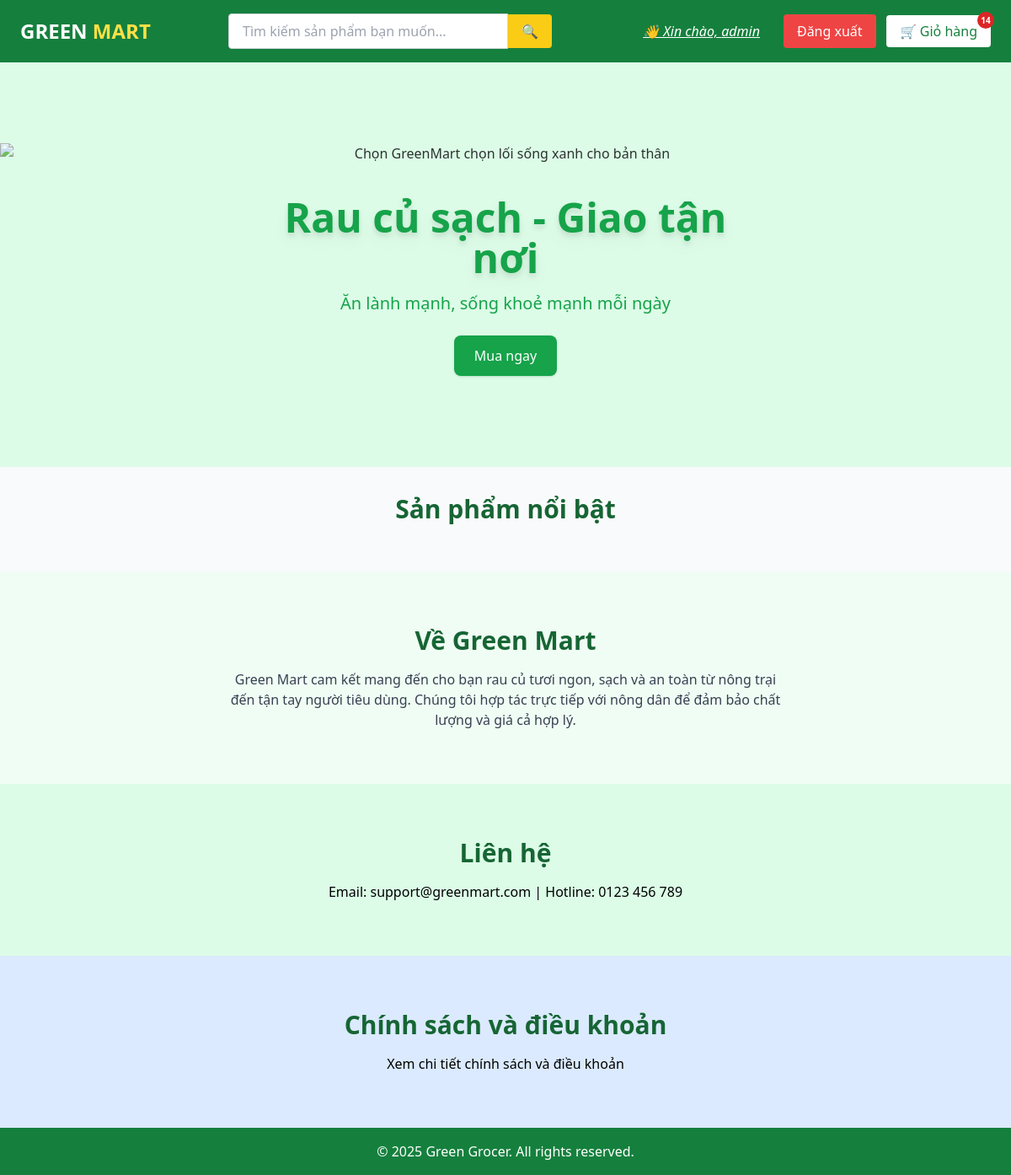
The app's page / (signed in), older data.
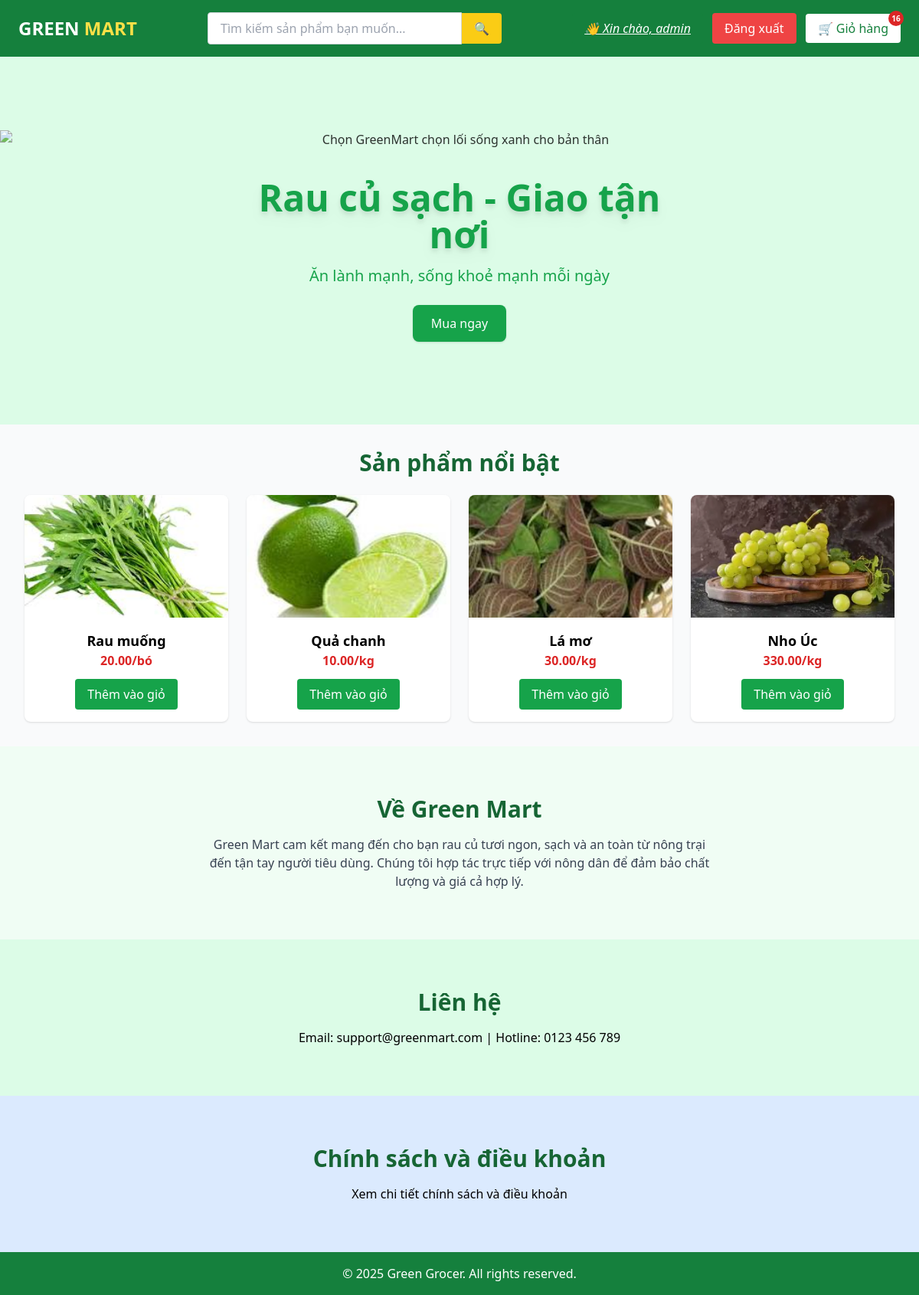
The same page, newer data.
### app/models.py (models this page shows, shortened)
class Product(models.Model):
    UNIT_CHOICES = [
        ("kg", "Kilogram"),
        ("gr", "Gram"),
        ("bó", "Bó"),
        ("túi", "Túi"),
        ("quả", "Quả"),
    ]
    STATUS_CHOICES = [
        ("available", "Còn hàng"),
        ("out_of_stock", "Hết hàng"),
        ("hidden", "Ẩn"),
    ]
    name = models.CharField(max_length=200)
    slug = models.SlugField(max_length=200, unique=True, blank = True)
    category = models.ForeignKey(Category, on_delete=models.CASCADE, related_name="products")
    description = models.TextField(blank=True, null=True)
    price = models.DecimalField(max_digits=10, decimal_places=2)
    unit = models.CharField(max_length=20, choices=UNIT_CHOICES, default="kg")
    stock = models.PositiveIntegerField(default=0)  # số lượng tồn kho
    status = models.CharField(max_length=20, choices=STATUS_CHOICES, default="available")
    origin = models.CharField(max_length=100, choices=Origin.choices, default=Origin.VIETNAM, blank=True, null=True)   # Việt Nam, Úc, Mỹ...
    image = models.ImageField(upload_to="products/", blank=True, null=True)
    is_featured = models.BooleanField(default=False)   # Sản phẩm nổi bật
    created_at = models.DateTimeField(auto_now_add=True)
    updated_at = models.DateTimeField(auto_now=True)
    user = models.ForeignKey(User, on_delete=models.CASCADE, blank= True, null=True)

### app/views.py (the view)
# urls.py: path('', views.home, name='home'),
def home(request):
    products = Product.objects.filter(is_featured = True)
    if request.user.is_authenticated:
        order, created = Order.objects.get_or_create(customer=request.user, complete=False)
    else:
        if not request.session.session_key:
            request.session.create()
        session_key = request.session.session_key
        order, created = Order.objects.get_or_create(transaction_id=session_key, complete=False)
    cartItems = order.get_cart_items if order else 0
    return render(request, "index.html", {
        'products': products,
        "items": cartItems
    })

### app/models.py (called while the page is built)
    @property
    def get_cart_items(self):
        orderitems = self.orderitem_set.all()
        total = sum([item.quantity for item in orderitems])
        return total

### app/templates/index.html (shortened to what the changed rows need)
<!DOCTYPE html>
<html lang="vi">
<head>
  <script src="https://cdn.tailwindcss.com"></script>
</head>
<body class="bg-gray-50">
  <nav class="bg-green-700 text-white px-6 py-4 flex justify-between items-center left-0 w-full shadow z-50">
  <div class="flex items-center gap-3">
  <div class="relative">
    <a href="{% url 'cart' %}"
       class="bg-white text-green-700 px-4 py-2 rounded hover:bg-gray-100 relative">
      🛒 Giỏ hàng
      {% if items > 0 %}
        <span class="absolute -top-1 -right-1 bg-red-600 text-white
                     text-[10px] font-bold w-5 h-5 flex items-center
                     justify-center rounded-full">
          {{ items }}
        </span>
      {% endif %}
    </a>
  </div>
</div>
</nav>
  <section id="home" class="pt-24 bg-green-100 text-center relative">
    <div class="absolute top-1/3 left-1/2 transform -translate-x-1/2 text-white">
      <h1 class="text-4xl md:text-5xl font-bold drop-shadow-lg text-green-600">Rau củ sạch - Giao tận nơi</h1>
    </div>
  </section>
  <section id="products" class="p-8 max-w-7xl mx-auto">
    <h2 class="text-3xl font-bold text-green-800 mb-6 text-center">Sản phẩm nổi bật</h2>
    <div class="grid grid-cols-1 sm:grid-cols-2 md:grid-cols-3 lg:grid-cols-4 gap-6">
      {% for product in products %}
      <a href="{% url 'detail' product.slug %}" class="bg-white shadow rounded-lg overflow-hidden hover:shadow-lg transition">
  <img src="{{ product.image.url }}" alt="{{ product.name}}" class="w-full h-40 object-cover">
  <div class="p-4 text-center">
    <h3 class="font-semibold text-lg">{{ product.name }}</h3>
    <p class="text-red-600 font-bold">{{ product.price }}/{{product.unit}}</p>
    <form method="post" action="{% url 'add_to_cart' product.slug %}">
        <button type="submit"
                class="mt-3 bg-green-600 text-white px-4 py-2 rounded hover:bg-green-500">
          Thêm vào giỏ
        </button>
      </form>
  </div>
</a>
      {% endfor %}
    </div>
  </section>
  <section id="about" class="bg-green-50 py-16 text-center">
    <h2 class="text-3xl font-bold text-green-800 mb-4">Về Green Mart</h2>
  </section>
  <section id="contact" class="py-16 text-center bg-green-100">
    <h2 class="text-3xl font-bold text-green-800 mb-4">Liên hệ</h2>
  </section>
    <section id="policy" class="py-16 text-center bg-blue-100">
    <h2 class="text-3xl font-bold text-green-800 mb-4">Chính sách và điều khoản</h2>
  </section>
</body>
</html>

Row changes from the older to the newer data that the page shows:
now on this page (row edited): Product: image (picture), name "Rau muống", price "20.00", unit "bó"
now on this page (row edited): Product: image (picture), name "Quả chanh", price "10.00", unit "kg"
now on this page (row edited): Product: image (picture), name "Lá mơ", price "30.00", unit "kg"
added Product: image (picture), name "Nho Úc", price "330.00", unit "kg"
Text that changed along with them:
{{ items }}: "14" → "16"
